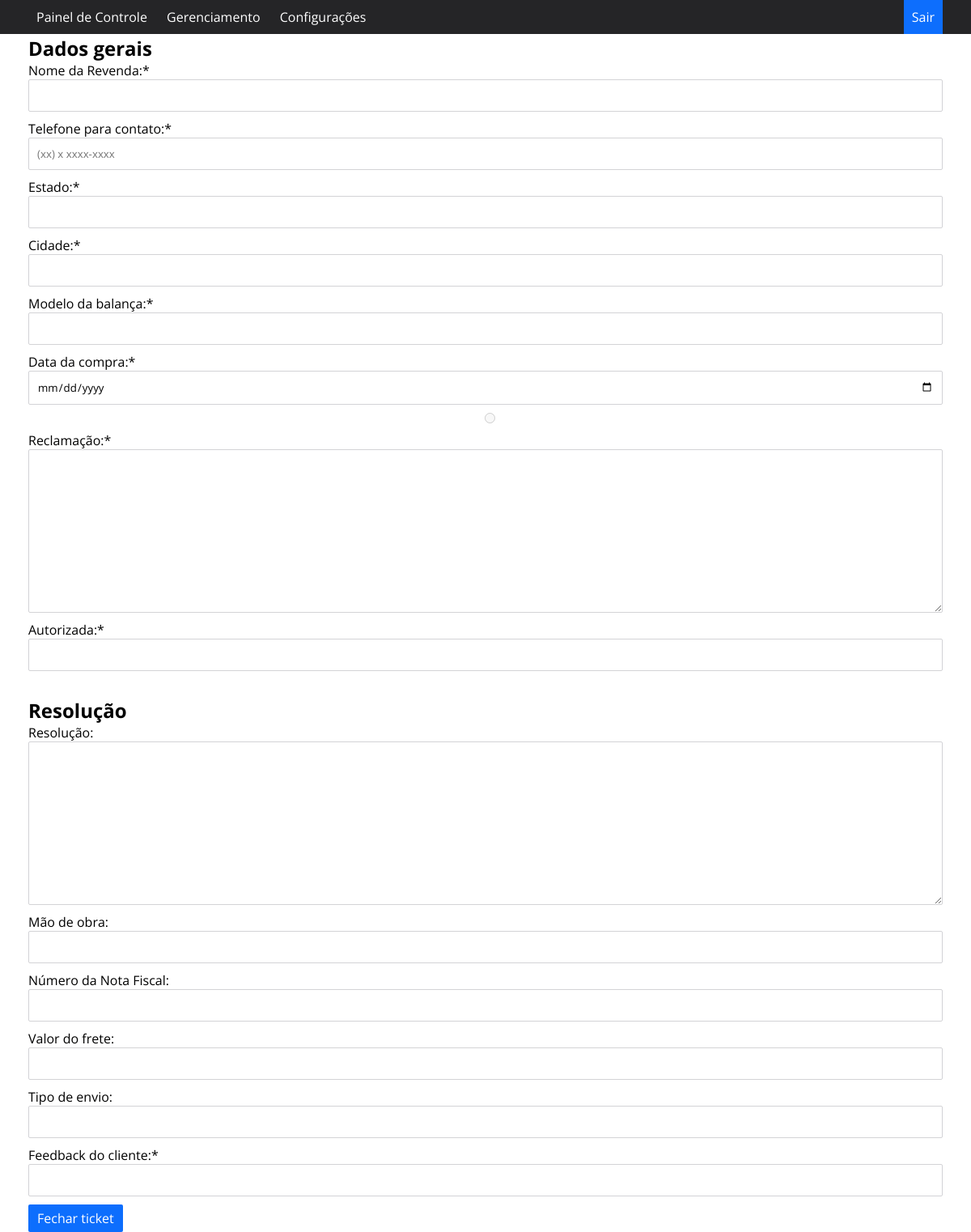
Page /fecharticket/3 (signed in) on the earlier database version.
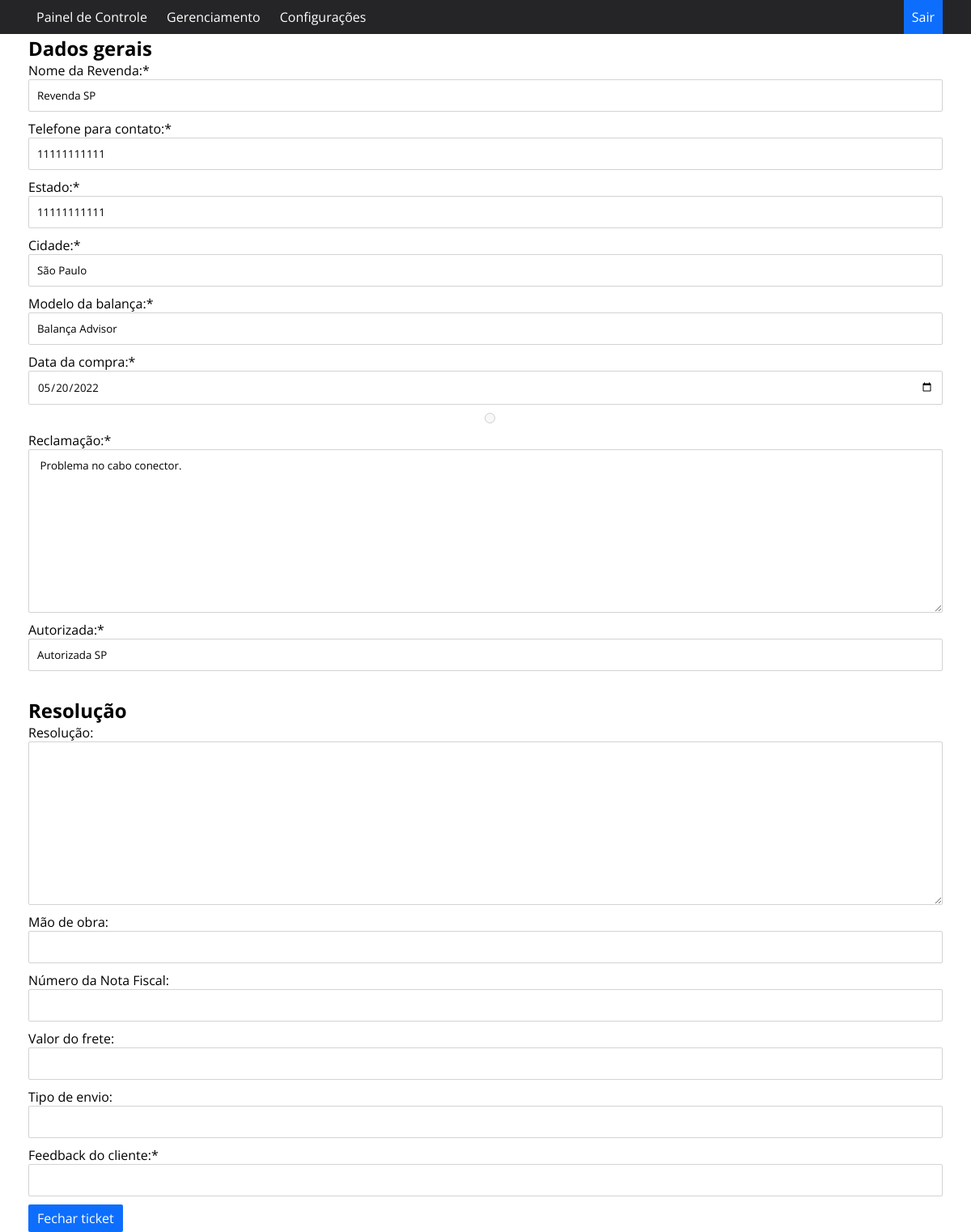
Same page on the later database version.
### app.py (models this page shows, shortened)
class Ticket(db.Model):
    id = db.Column('id', Integer, primary_key=True, autoincrement=True)
    status = db.Column('status', String(60), nullable=False)
    revenda = db.Column('revenda', String(255), nullable=False)
    reclamacao = db.Column('reclamacao', String(500), nullable=False)
    dataabertura = db.Column('dataabertura', String(500), nullable=False)
    datafechamento = db.Column('datafechamento', String(60))
    modelo = db.Column('modelo', String(255), nullable=False)
    datacompra = db.Column('datacompra', Date, nullable=False)
    garantia = db.Column('garantia', String(60), nullable=False)
    resolucao = db.Column('resolucao', String(255), nullable=False)
    telefone = db.Column('telefone', String(60), nullable=False)
    estado = db.Column('estado', String(255), nullable=False)
    cidade = db.Column('cidade', String(255), nullable=False)
    autorizada = db.Column('autorizada', String(255), nullable=False)
    maodeobra = db.Column('maodeobra', Integer)
    notafiscal = db.Column('notafiscal', String(60))
    frete = db.Column('frete', Integer)
    envio = db.Column('envio', String(60))
    feedback = db.Column('feedback', String(100), nullable=False)
    usuario = db.Column('usuario', String(255), nullable=False)

### app.py (the view, shortened to what this page needs)
@app.route('/fecharticket/<int:id>', methods=['GET', 'POST'])
def fecharticket(id):
    if esta_logado():
        ticket = Ticket.query.get(id)
        if request.method:
            return render_template('fecharticket.html', ticket=ticket)
        return render_template('gerenaciamentotickets.html', ticket=ticket)
    else:
        return redirect(url_for('index'))

### app.py (called while the page is built)
def esta_logado():
    print(logado)
    if logado:
        return True
    else:
        return False

### templates/fecharticket.html
{% extends "template.html" %}
{% block conteudo %}
    <h1>Editar Ticket</h1>
    <h2>Dados gerais</h2>
    <section>
    <form name="fecharticket" class="form" action="/fecharticket/{{ticket.id}}" method="post">
            <div class="form-group">
                <label for="revenda" class="label">Nome da Revenda:*</label>
                <input type="text" name="revenda" class="form-control" required value="{{ticket.revenda}}">
            </div>
            <div class="form-group">
                <label for="telefone" class="label">Telefone para contato:*</label>
                <input type="text" class="form-control" required maxlength="11" minlength="10" placeholder="(xx) x xxxx-xxxx" name="telefone" onkeypress="if (!isNaN(String.fromCharCode(window.event.keyCode))) return true; else return false;" value="{{ticket.telefone}}">
            </div>
            <div class="form-group">
                <label for="uf" class="label">Estado:*</label>
                <input type="text" name="uf" class="form-control" required value="{{ticket.telefone}}">
            </div>
            <div class="form-group">
                <label for="cidade" class="label">Cidade:*</label>
                <input type="text" name="cidade" class="form-control" required value="{{ticket.cidade}}">
            </div>
            <div class="form-group">
                <label for="modelo" class="label">Modelo da balança:*</label>
                <input type="text" name="modelo" class="form-control" required value="{{ticket.modelo}}">
            </div>
            <div class="form-group">
                <label for="datacompra" class="label">Data da compra:*</label>
                <input type="date" name="datacompra" class="form-control" required value="{{ticket.datacompra}}">
            </div>
            <div class="radiobutton">
                <input type="radio" name="garantia" value="Com Garantia" required disabled="" value="{{ticket.garantia}}">
            </div>
            <div class="form-group">
                <label for="reclamacao" class="label">Reclamação:*</label>
                <textarea name="reclamacao" id="reclamacao" class="form-control" cols="100" rows="10" maxlength="500" > {{ticket.reclamacao}}</textarea>
            </div>
            <div class="form-group">
                <label for="autorizada" class="label">Autorizada:*</label>
                <input type="text" name="autorizada" class="form-control" required value="{{ticket.autorizada}}">
            </div>
    <br>
    <h2>Resolução</h2>
            <div class="form-group">
                <label for="resolucao" class="label">Resolução:</label>
                <textarea name="resolucao" id="resolucao" class="form-control" cols="100" rows="10" maxlength="500" value="{{ticket.resolucao}}"></textarea>
            </div>
            <div class="form-group">
                <label for="maodeobra" class="label">Mão de obra:</label>
                <input type="number" name="maodeobra" class="form-control" value="{{ticket.maodeobra}}">
            </div>
            <div class="form-group">
                <label for="notafiscal" class="label">Número da Nota Fiscal:</label>
                <input type="text" name="notafiscal" class="form-control" value="{{ticket.notafiscal}}">
            </div>
            <div class="form-group">
                <label for="frete" class="label">Valor do frete:</label>
                <input type="text" name="frete" class="form-control" value="{{ticket.frete}}">
            </div>
            <div class="form-group">
                <label for="envio" class="label">Tipo de envio:</label>
                <input type="text" name="envio" class="form-control" value="{{ticket.envio}}">
            </div>
            <div class="form-group">
                <label for="feedback" class="label">Feedback do cliente:*</label>
                <input type="text" name="envio" class="form-control" required>
            </div>
            <button class="btnedit" type="submit">Fechar ticket</button>
    </form>
    </section>
{% endblock %}

Differences in the rows shown:
added Ticket: revenda "Revenda SP", telefone "11111111111", uf "11111111111", cidade "São Paulo", modelo "Balança Advisor", datacompra "05/20/2022", reclamacao "Problema no cabo conector.", autorizada "Autorizada SP"
